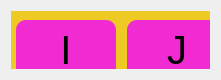
   <widget class="QWidget" name="horizontalLayoutWidget_9">
    <property name="geometry">
     <rect>
      <x>340</x>
      <y>270</y>
      <width>221</width>
      <height>80</height>
     </rect>
    </property>
    <layout class="QHBoxLayout" name="horizontalLayout_105">
     <item>
      <widget class="QFrame" name="caixa_letras_53">
       <property name="styleSheet">
        <string notr="true">background-color: rgb(239, 201, 36);</string>
       </property>
       <property name="frameShape">
        <enum>QFrame::StyledPanel</enum>
       </property>
       <property name="frameShadow">
        <enum>QFrame::Raised</enum>
       </property>
       <widget class="QWidget" name="horizontalLayoutWidget_19">
        <property name="geometry">
         <rect>
          <x>0</x>
          <y>-1</y>
          <width>221</width>
          <height>81</height>
         </rect>
        </property>
        <layout class="QHBoxLayout" name="horizontalLayout_106">
         <item>
          <widget class="QPushButton" name="botao_i">
           <property name="maximumSize">
            <size>
             <width>100</width>
             <height>60</height>
            </size>
           </property>
           <property name="font">
            <font>
             <pointsize>30</pointsize>
            </font>
           </property>
           <property name="styleSheet">
            <string notr="true">QPushButton#botao_i {
    background-color: rgb(240, 43, 209);  /*roxo: rgb(240, 43, 209);*/
}

QPushButton#botao_i:pressed {
   background-color: rgb(170, 0, 255)  /* Cor de fundo quando o botão é pressionado */
}

QPushButton#botao_i{
	border-radius: 10px;
}</string>
           </property>
           <property name="text">
            <string>I</string>
           </property>
          </widget>
         </item>
         <item>
          <widget class="QPushButton" name="botao_j">
           <property name="maximumSize">
            <size>
             <width>100</width>
             <height>60</height>
            </size>
           </property>
           <property name="font">
            <font>
             <pointsize>30</pointsize>
            </font>
           </property>
           <property name="styleSheet">
            <string notr="true">QPushButton#botao_j {
    background-color: rgb(240, 43, 209);  /*roxo: rgb(240, 43, 209);*/
}

QPushButton#botao_j:pressed {
   background-color: rgb(170, 0, 255)  /* Cor de fundo quando o botão é pressionado */
}

QPushButton#botao_j{
	border-radius: 10px;
}</string>
           </property>
           <property name="text">
            <string>J</string>
           </property>
          </widget>
         </item>
        </layout>
       </widget>
      </widget>
     </item>
    </layout>
   </widget>
